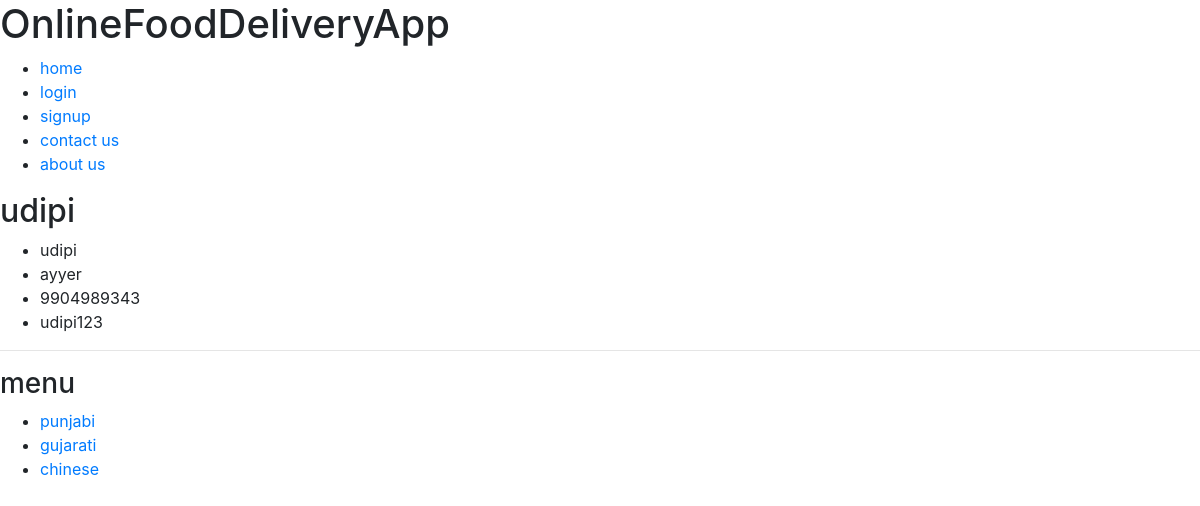
Before: /restaurants/restaurant/1 with the older database file.
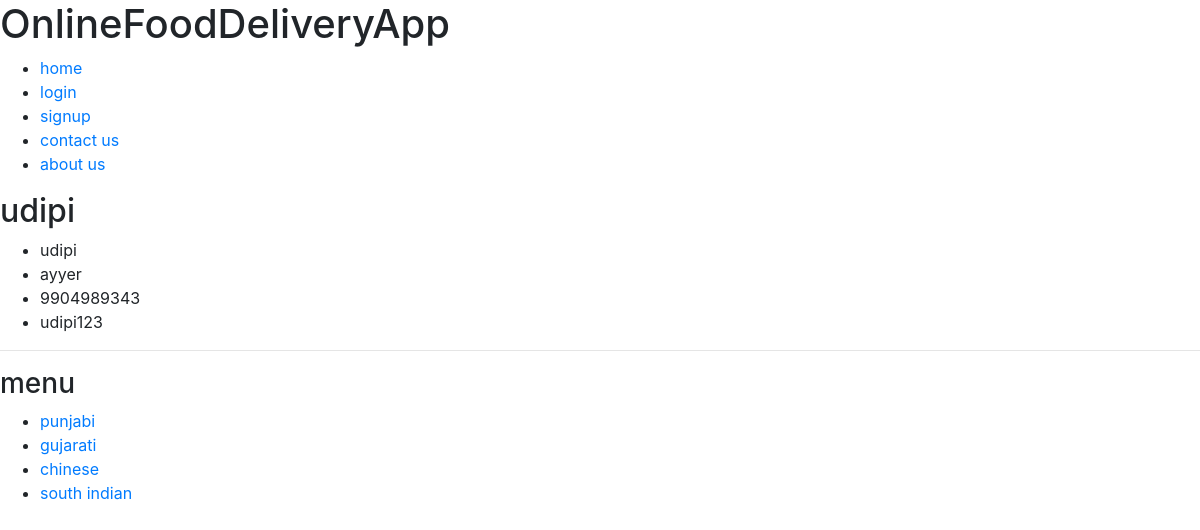
After: the same page with the newer database file.
### project/restaurants/models.py (models this page shows, shortened)
class Restaurant(db.Model):
    id = db.Column(db.Integer,primary_key=True)
    name = db.Column(db.String,nullable=False)
    owner = db.Column(db.String,nullable=False)
    email = db.Column(db.String,nullable=False)
    mobile = db.Column(db.String,nullable=False)
    license = db.Column(db.String,nullable=False)
    is_open = db.Column(db.Boolean,default=False)
    user_id = db.Column(db.Integer,db.ForeignKey('user.id'),unique=True)
    menus = db.relationship('Menu',backref='restaurant',lazy=True)

### project/menus/models.py (models this page shows)
class Menu(db.Model):
    id = db.Column(db.Integer,primary_key=True)
    name = db.Column(db.String,nullable=False)
    restaurant_id = db.Column(db.Integer,db.ForeignKey('restaurant.id'),nullable=False)
    items = db.relationship('Item',backref='menu',lazy=True,cascade='all,delete')
    def __str__(self):
        return f'{self.name}'

### project/restaurants/views.py (the view)
@restaurants.route('/restaurant/<int:id>')
def view(id):
    restaurant = Restaurant.query.get_or_404(id)
    return render_template('restaurants/view.html',restaurant=restaurant)

### project/restaurants/templates/restaurants/view.html
{% extends 'main/base.html' %}
{% block main %}
<section>
    <h2>{{restaurant.name}}</h2>
    <ul>
        <li>{{restaurant.name}}</li>
        <li>{{restaurant.owner}}</li>
        <li>{{restaurant.mobile}}</li>
        <li>{{restaurant.license}}</li>
    </ul>
    <hr>
    <h3>menu</h3>
    {% if restaurant.menus %}
        <ul>
            {% for menu in restaurant.menus %}
                <li><a href="{{ url_for('menus.view',id=menu.id) }}">{{menu}}</a></li>
            {% endfor %}
        </ul>
    {% else %}
        <p>no menu</p>
    {% endif %}
</section>
{% endblock %}

### project/main/templates/main/base.html (shortened to what this page needs)
<!DOCTYPE html>
<html lang="en">
<head>
    <link rel="stylesheet" href="https://maxcdn.bootstrapcdn.com/bootstrap/4.0.0/css/bootstrap.min.css">
</head>
<body>
    <header>
        <h1>OnlineFoodDeliveryApp</h1>
    </header>
    <nav>
        <ul>
            {% if not current_user.is_authenticated %}
                <li><a href="{{ url_for('main.index')}}">home</a></li>
                <li><a href="{{ url_for('accounts.login')}}">login</a></li>
                <li><a href="{{ url_for('accounts.signup')}}">signup</a></li>
                <li><a href="{{ url_for('main.about')}}">contact us</a></li>
                <li><a href="{{ url_for('main.contact')}}">about us</a></li>
            {% else %}
                <li><a href="{{ url_for('accounts.home')}}">home</a></li>
                <li><a href="{{ url_for('accounts.logout')}}">logout</a></li>
            {% endif %}
        </ul>
    </nav>
    <main>
        {% block main %}
        {% endblock %}
    </main>
</body>
</html>

Changed rows visible on the page:
added Menu: name "south indian"
